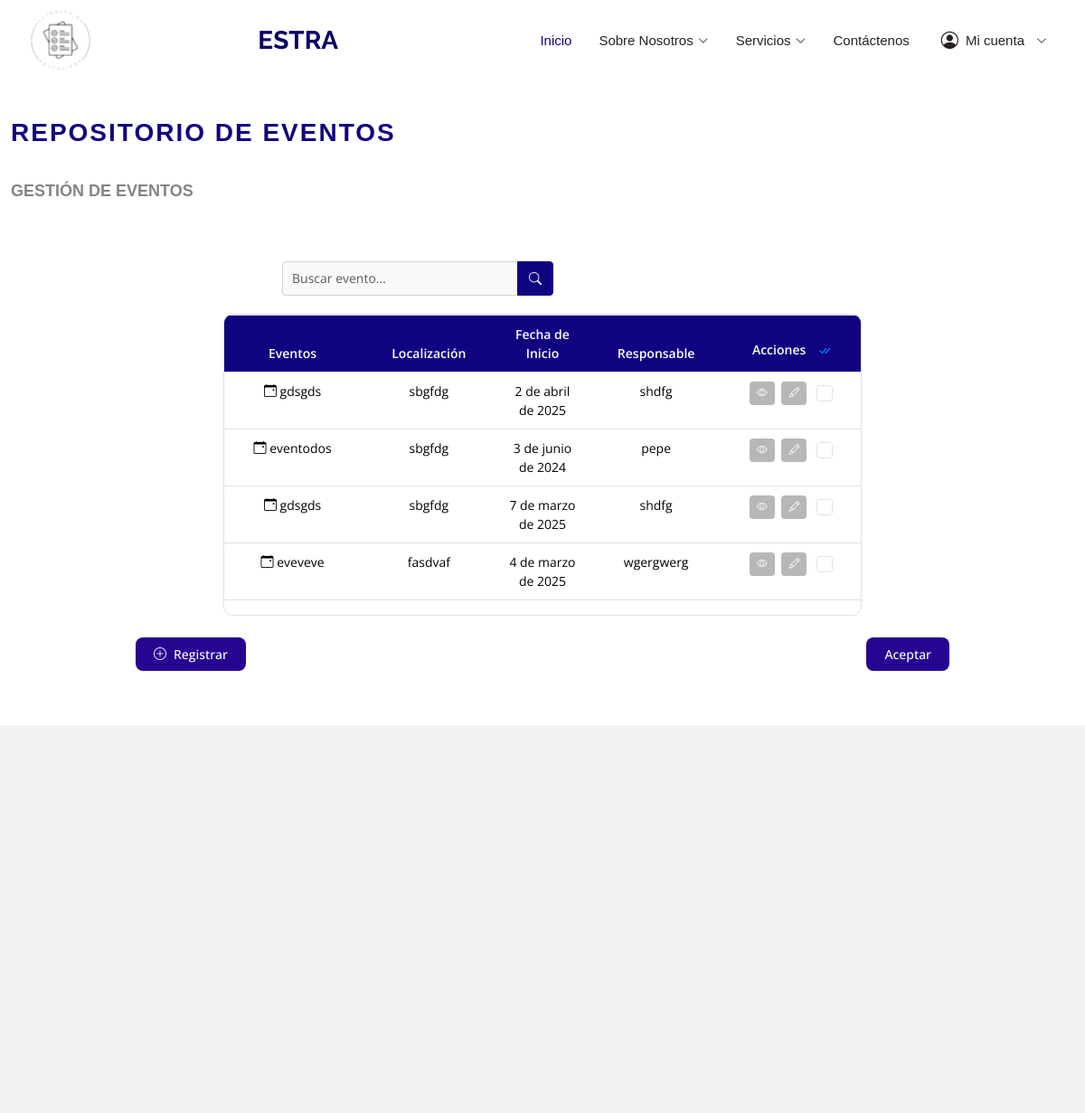
The app's page /models/evento/, older data.
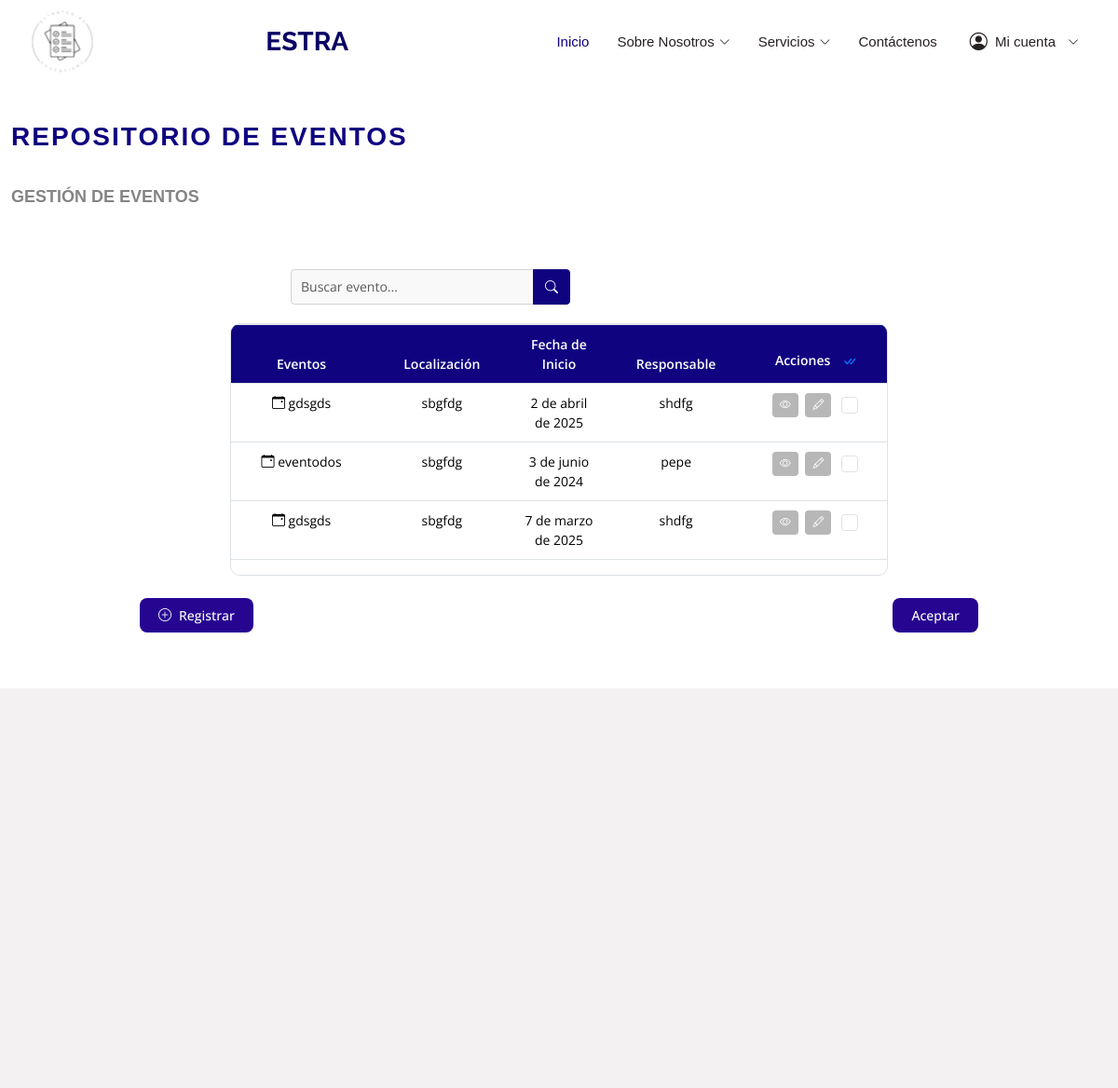
The same page, newer data.
### data_models/models.py (models this page shows, shortened)
class Evento(models.Model):
    estrategia = models.ForeignKey('Estrategia', on_delete=models.CASCADE, related_name='eventos')
    nombre_evento = models.CharField(max_length=100)
    fecha_inicio = models.DateField()
    fecha_fin = models.DateField()
    hora_inicio = models.TimeField()
    hora_fin = models.TimeField()
    ubicacion_evento = models.CharField(max_length=100)
    TIPOS_EVENTO = [
        ('academico', 'Académico'),
        ('cultural', 'Cultural'),
        ('deportivo', 'Deportivo'),
        ('social', 'Social')
    ]
    tipo_evento = models.CharField(max_length=20, choices=TIPOS_EVENTO)
    descripcion_evento = models.TextField()
    profesor_cargo = models.CharField(max_length=50)
    telefono_contacto = models.CharField(max_length=15)

### data_models/views.py (the view)
# urls.py: path('evento/', views.evento_list, name='evento_list'),
def evento_list(request):
    eventos = Evento.objects.all()
    context = {'eventos': eventos}
    return render(request, 'eventos.html', context)

### templates/eventos.html (shortened to what this page needs)
{% load static %}
<!DOCTYPE html>
<html lang="es">
<head>
  <link href="{% static 'assets/vendor/animate.css/animate.min.css' %}" rel="stylesheet">
  <link href="{% static 'assets/vendor/bootstrap/css/bootstrap.min.css' %}" rel="stylesheet">
  <link href="{% static 'assets/vendor/bootstrap-icons/bootstrap-icons.css' %}" rel="stylesheet">
  <link href="{% static 'assets/vendor/boxicons/css/boxicons.min.css' %}" rel="stylesheet">
  <link href="{% static 'assets/vendor/glightbox/css/glightbox.min.css' %}" rel="stylesheet">
  <link href="{% static 'assets/vendor/remixicon/remixicon.css' %}" rel="stylesheet">
  <link href="{% static 'assets/vendor/swiper/swiper-bundle.min.css' %}" rel="stylesheet">
  <link href="{% static 'assets/css/style.css' %}" rel="stylesheet">
</head>
<body>
  <header id="header" class="d-flex align-items-center fixed-top">
    <div class="container d-flex align-items-center">
      <a href="{% url 'pagina_principal' %}" class="logo me-auto"><img src="{% static './imagenes/logo/logo.png'%}" alt="" class="img-fluid"></a>
      <h1 class="logo me-auto"><a href="{% url 'pagina_principal' %}">ESTRA</a></h1>
      <nav id="navbar" class="navbar">
        <ul>
          <li><a href="{% url 'pagina_principal' %}" class="active">Inicio</a></li>
          <li class="dropdown">
            <a href="#"><span>Sobre Nosotros</span> <i class="bi bi-chevron-down"></i></a>
          </li>
          <li class="dropdown"><a href="#"><span> Servicios </span> <i class="bi bi-chevron-down"></i></a>
          </li>
          <li><a href="{% url 'contactar' %}">Contáctenos</a></li>
          <li class="dropdown user-menu">
            <a href="#"><i class="bi bi-person-circle"></i> Mi cuenta <i class="bi bi-chevron-down"></i></a>
          </li>
        </ul>
      </nav>
    </div>
  </header>
  <main id="main">
<section id="eventos" class="eventos section-bg">
  <div class="container-fluid">
    <div class="section-title">
      <h2>Repositorio de Eventos</h2>
      <br>
      <p>Gestión de Eventos</p>
      <br>
    </div>
    <div id="barra-busqueda-eventos" class="search-bar">
      <div class="input-group">
        <input type="text" class="form-control" placeholder="Buscar evento..." aria-label="Buscar">
        <button class="btn btn-primary" type="button">
          <i class="bi bi-search"></i>
        </button>
      </div>
    </div>
    <form id="form-eliminar-eventos" method="POST" action="{% url 'eliminar_eventos' %}">
      <div id="tabla-eventos" class="table-container">
        <div id="tabla-eventos-resposive" class="table-responsive">
          <table id="tablita-eventos" class="table table-bordered table-hover custom-table">
            <thead>
              <tr>
                <th>Eventos</th>
                <th>Localización</th>
                <th>Fecha de Inicio</th>
                <th> Responsable</th>
                <th>
                  Acciones
                  <button id="btn-seleccionar-todo" class="btn btn-link p-0 ms-2" title="Seleccionar Todo">
                    <i class="bi bi-check-all"></i>
                  </button>
                </th>
              </tr>
            </thead>
            <tbody>
              {% for evento in eventos %}
              <tr>
                <td>
                  <i class="bi bi-calendar-event"></i> {{ evento.nombre_evento }}
                </td>
                <td>{{ evento.ubicacion_evento }}</td>
                <td>{{ evento.fecha_inicio }}</td>
                <td>{{ evento.profesor_cargo }}</td>
                <td>
                  <button class="btn btn-action btn-ver-detalles" title="Ver Detalles">
                    <i class="bi bi-eye"></i>
                  </button>
                  <button class="btn btn-action btn-modificar" title="Modificar">
                    <i class="bi bi-pencil"></i>
                  </button>
                  <input type="checkbox" class="form-check-input seleccionar-fila" name="eventos[]" value="{{ evento.id }}">
                </td>
              </tr>
              {% empty %}
              <tr>
                <td colspan="5" class="text-center">No hay eventos registrados.</td>
              </tr>
              {% endfor %}
            </tbody>
          </table>
        </div>
      </div>
      <div id="botones-accion-evento" class="d-flex justify-content-between mt-4">
        <a href="{% url 'formulario_evento' %}">
          <div id="btn-registrar-evento" class="btn btn-success">
            <i class="bi bi-plus-circle"></i> Registrar
          </div>
        </a>
        <button type="submit" id="btn-eliminar-evento" class="btn btn-danger"> Aceptar </button>
      </div>
    </form>
  </div>
</section>
  </main>
  <footer id="footer" class="footer">
    <div class="container footer-top">
      <div class="row gy-4">
      </div>
    </div>
  </footer>
</body>
</html>

Row changes from the older to the newer data that the page shows:
removed Evento: nombre_evento "eveveve", ubicacion_evento "fasdvaf", fecha_inicio "4 de marzo de 2025", profesor_cargo "wgergwerg"
